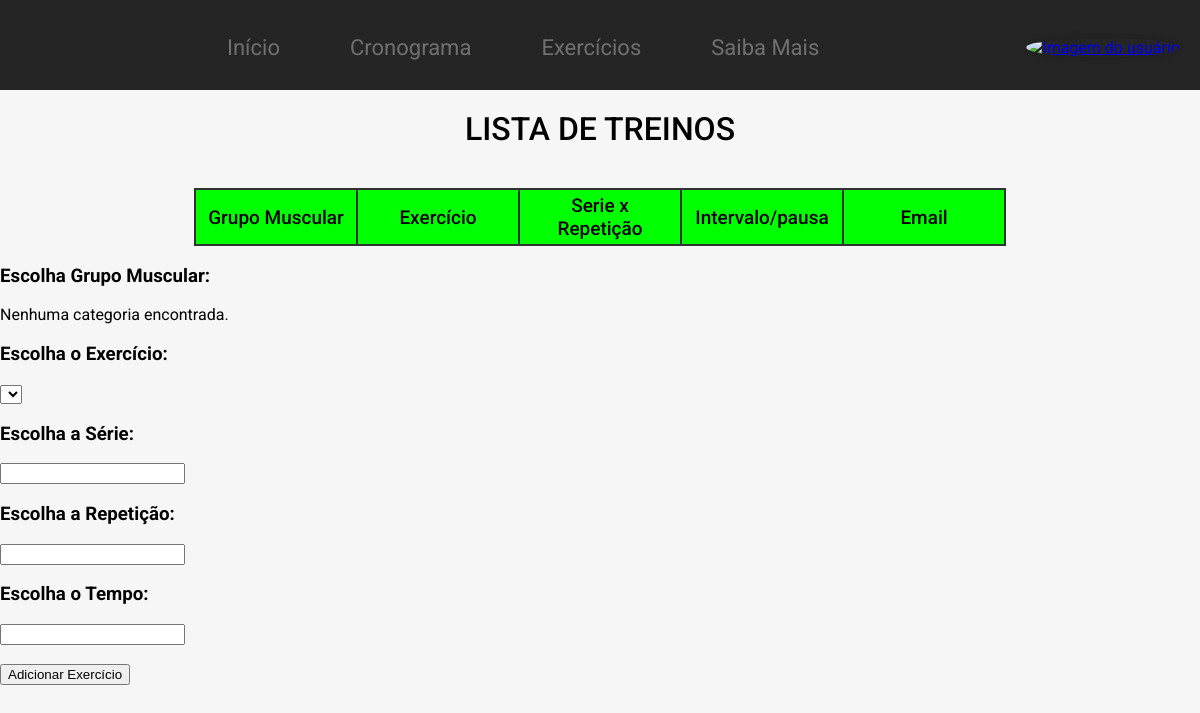
Page /php/montar_cronograma.php?categoria=braços on the earlier database version.
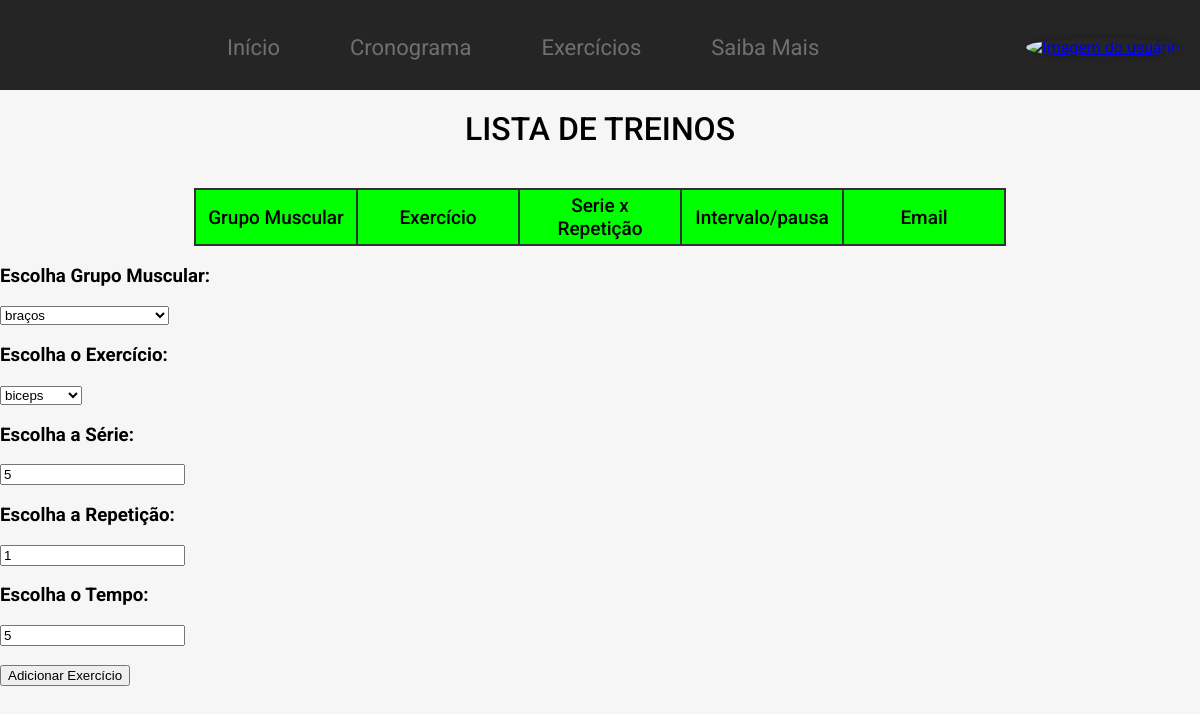
Same page on the later database version.
### tables this page shows
CREATE TABLE `exercicios` (
  `id` int NOT NULL AUTO_INCREMENT,
  `categoria` varchar(50) DEFAULT NULL,
  `nome` varchar(50) DEFAULT NULL,
  `series` int DEFAULT NULL,
  `repeticao` int DEFAULT NULL,
  `tempo` int DEFAULT NULL,
  PRIMARY KEY (`id`)
);

### php/montar_cronograma.php (the view, shortened to what this page needs)
<!DOCTYPE html>
<html lang="pt-br">
<head>
    <link rel="stylesheet" href="/css/menu_navegacao.css">
    <link rel="stylesheet" type="text/css" href="../css/montar_cronograma.css" />
</head>
<body class="corpo">
    <nav>
        <div class="nav-bar">
            <a class="menu-inicial" href="tela_inicial.php">Início</a>
            <a href="montar_cronograma.php">Cronograma</a>
            <a href="ver_exercicios.php">Exercícios</a>
            <a href="saiba_mais.php">Saiba Mais</a>
        </div>
        <div>
            <a href="perfil_usuario.php"><img src="https://img.wattpad.com/2847a54156b8585551507c322a26d2c58a487e0f/68747470733a2f2f73332e616d617a6f6e6177732e636f6d2f776174747061642d6d656469612d736572766963652f53746f7279496d6167652f726350555f6446443230756d76513d3d2d3839303633343438322e313631663730643738383739386364353930343838353933353730302e6a7067?s=fit&w=720&h=720" alt="Imagem do usuário"></a>
        </div>
    </nav>
    <h2 class="texto">Lista de Treinos</h2>
    <div class="tabela">
        <table>
            <tr>
                <th id="cabeca">Grupo Muscular</th>
                <th id="cabeca">Exercício</th>
                <th id="cabeca">Serie x Repetição</th>
                <th id="cabeca">Intervalo/pausa</th>
                <th id="cabeca">Email</th>
            </tr>
        </table>
    </div>
    <main>
        <h3>Escolha Grupo Muscular:</h3>
        <form method="POST">
            <?php
            $servername = "localhost";
            $username = "root";
            $password = "#userVL2023";
            $dbname = "gymplanner";
            $conn = new mysqli($servername, $username, $password, $dbname);
            $categoria = isset($_GET['categoria']) ? $_GET['categoria'] : '';
            $sql = "SELECT DISTINCT categoria FROM exercicios";
            $result = $conn->query($sql);
            if ($result->num_rows > 0) {
                echo '<select id="categoria" name="categoria">';
                while ($row = $result->fetch_assoc()) {
                    $selected = $categoria === $row['categoria'] ? 'selected' : '';
                    echo '<option value="' . $row['categoria'] . '" ' . $selected . '>' . $row['categoria'] . '</option>';
                }
                echo '</select>';
            } else {
                echo 'Nenhuma categoria encontrada.';
            }
            $exercicios = array();
            if (!empty($categoria)) {
                $sql = "SELECT * FROM exercicios WHERE categoria = ?";
                $stmt = $conn->prepare($sql);
                $stmt->bind_param("s", $categoria);
                $stmt->execute();
                $result = $stmt->get_result();
                if ($result->num_rows > 0) {
                    while ($row = $result->fetch_assoc()) {
                        $exercicio = array(
                            'id' => $row['id'],
                            'nome' => $row['nome'],
                            'series' => $row['series'],
                            'repeticao' => $row['repeticao'],
                            'tempo' => $row['tempo']
                        );
                        array_push($exercicios, $exercicio);
                    }
                }
            }
            ?>
            <br>
            <h3>Escolha o Exercício:</h3>
            <select id="exercicio" name="exercicio">
                <?php
                foreach ($exercicios as $exercicio) {
                    echo '<option value="' . $exercicio['id'] . '">' . $exercicio['nome'] . '</option>';
                }
                ?>
            </select>
            <br>
            <h3>Escolha a Série:</h3>
            <input type="number" name="serie" value="<?php echo isset($exercicio['series']) ? $exercicio['series'] : ''; ?>">
            <br>
            <h3>Escolha a Repetição:</h3>
            <input type="number" name="repeticao" value="<?php echo isset($exercicio['repeticao']) ? $exercicio['repeticao'] : ''; ?>">
            <br>
            <h3>Escolha o Tempo:</h3>
            <input type="number" name="tempo" value="<?php echo isset($exercicio['tempo']) ? $exercicio['tempo'] : ''; ?>">
            <br><br>
            <button type="submit">Adicionar Exercício</button>
        </form>
    </main>
</body>
</html>

### css/menu_navegacao.css (style rules this page uses)
nav { background-color: #252525; display: flex; height: 85px; align-items: center; padding: 5px 20px 0; margin-bottom: 20px; }
nav img { border-radius: 50%; box-shadow: 0px 0px 10px rgba(0, 0, 0, 0.2); width: 65px; height: 65px; border-radius: 50%; background-repeat: no-repeat; background-position: center center; background-size: cover; box-sizing: border-box; }
.nav-bar { height: 70px; gap: 30px; display: flex; justify-content: center; overflow: hidden; flex-grow: 1; }
.nav-bar a { display: flex; align-items: center; float: left; color: #707070; text-align: center; justify-content: center; padding: 14px 20px; text-decoration: none; font-size: 22px; font-weight: 400; }

### css/montar_cronograma.css (style rules this page uses)
body { margin: 0; font-family: roboto; background-color: #f6f6f6; }
table { display: flex; justify-content: center; width: 100%; border-collapse: collapse; }
table th, table td { padding: 4px 10px; text-align: left; border: 2px solid #323232; font-size: 18px; text-align: center; }
table th { background-color: #00ff00; width: 140px; font-weight: 500; font-size: 19px; }
h2 { text-align: center; text-transform: uppercase; font-weight: 500; font-size: 32px; margin: 0 0 40px; }

Differences in the rows shown:
added exercicios: serie "5", repeticao "1", tempo "5"
Other differences:
form field categoria: (not shown) → "braços"
form field exercicio: (not shown) → "biceps"
text no longer shown: "Nenhuma categoria encontrada."
